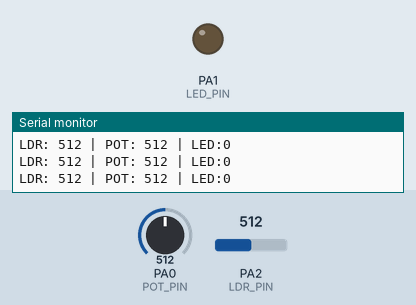
A sketch run on a simulated STM32 Blue Pill. Parts: output pins drawn as LEDs (lit = HIGH), the last lines printed to the serial monitor. Inputs (shaded band) come from the test bench; at power-on: PA0 (POT_PIN) = 512, PA2 (LDR_PIN) = 512.

Above: at 3.2 s.
3.3 s: PA0 (POT_PIN) set to 531
At 4.4 s:
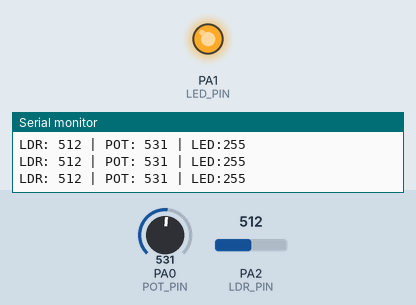
4.9 s: PA2 (LDR_PIN) set to 110
6.4 s: PA2 (LDR_PIN) set to 93
8.3 s: PA2 (LDR_PIN) set to 517
9.8 s: PA2 (LDR_PIN) set to 540
At 11.0 s:
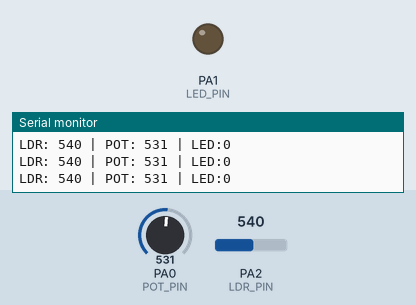
11.3 s: PA2 (LDR_PIN) set to 511
At 12.3 s:
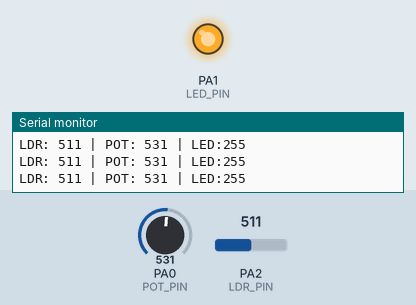
Timing chart, 0 to 13.9 s (numbered marks = the images above; inputs shaded):
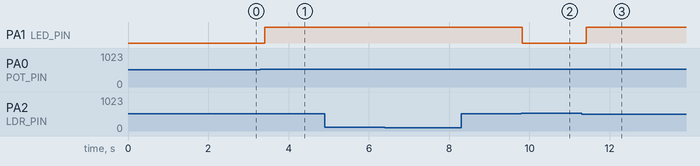

Measured:
- the behaviour switches between 512 and 513 on PA0 (POT_PIN) (found by bisection; images 0 and 1)
- the behaviour switches between 530 and 531 on PA2 (LDR_PIN) (found by bisection; images 1 and 2)
- after the input at 3.3 s, PA1 (LED_PIN): LOW → HIGH after 0.10 s
- after the input at 9.8 s, PA1 (LED_PIN): HIGH → LOW at once
- after the input at 11.3 s, PA1 (LED_PIN): LOW → HIGH after 0.12 s

The sketch:

program_pwm.ino
```cpp
#include <Arduino.h>

#define LDR_PIN PA2
#define POT_PIN PA0
#define LED_PIN PA1

void setup() {
    Serial.begin(115200);
    delay(2000);
    pinMode(LED_PIN, OUTPUT);
}

void loop() {
    int ldr = analogRead(LDR_PIN);
    int pot = analogRead(POT_PIN);

    int threshold = pot;

    // 🔥 BALIK LOGIKA BIAR JELAS:
    // Gelap = LED nyala
    int led;

    if (ldr < threshold) {
        led = 255;   // nyala saat gelap (DITUTUPI)
    } else {
        led = 0;     // mati saat terang
    }

    analogWrite(LED_PIN, led);

    Serial.printf("LDR:%4d | POT:%4d | LED:%d\n", ldr, pot, led);

    delay(200);
}
```
